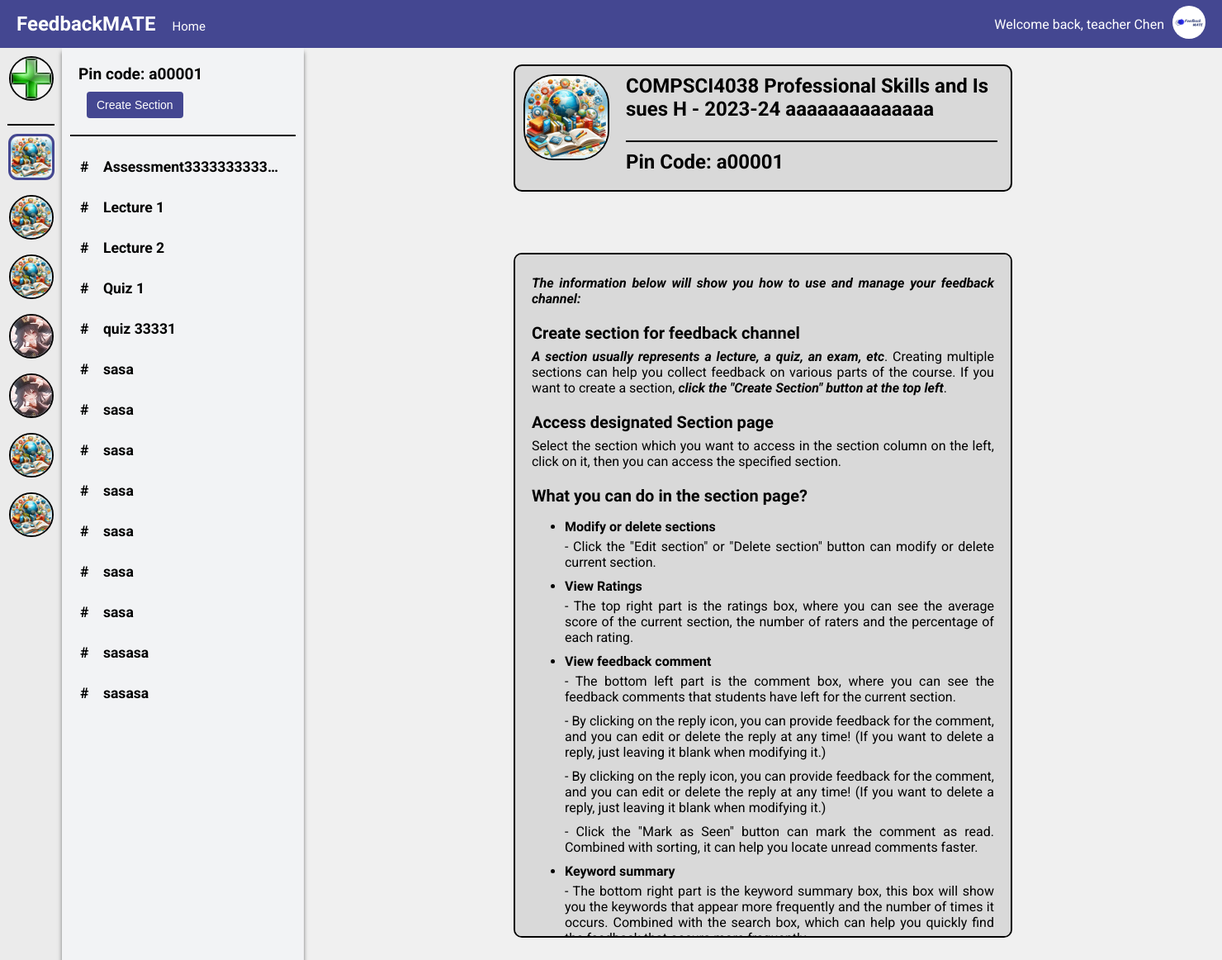
The page /teacher/channel/1/ (signed in) on the database as committed earlier.
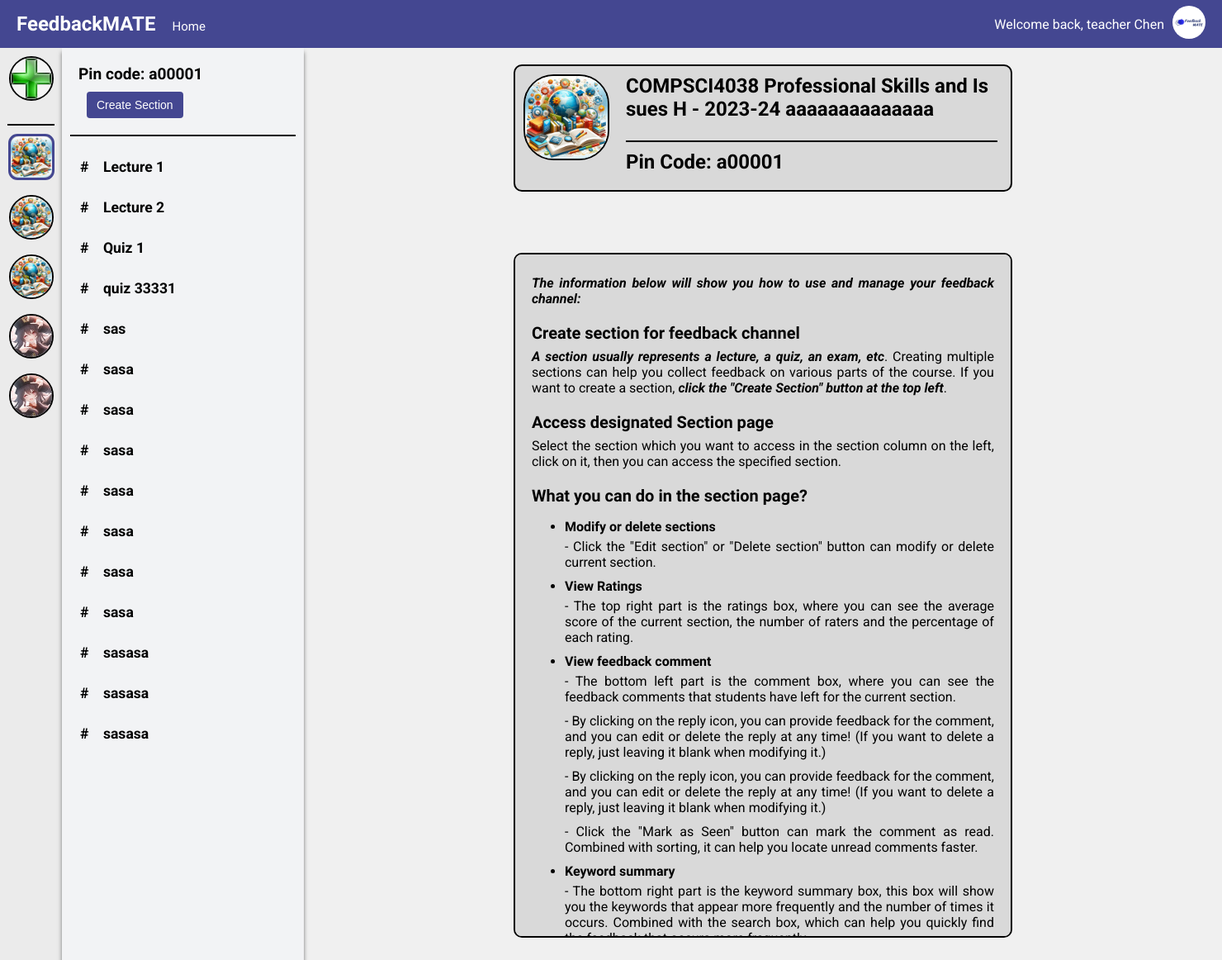
The same page on the database as committed later.
### main/models.py (models this page shows, shortened)
class Channel(models.Model):
    name = models.CharField(max_length=70)
    pin_code = models.CharField(max_length=6, unique=True, blank=True, null=True)
    user = models.ForeignKey(User, on_delete=models.CASCADE)
    description = models.TextField(max_length=500, blank=True)
    image = models.ImageField(upload_to=channel_image_path, default='img/channel_icon.jpg')
    students = models.ManyToManyField(User, related_name='joined_channels', blank=True)

class Section(models.Model):
    channel = models.ForeignKey(Channel, on_delete=models.CASCADE)
    title = models.CharField(max_length=50)
    description = models.TextField(max_length=500, blank=True)
    total_rating = models.FloatField(default=0.0, blank=True)
    ratings_count = models.PositiveIntegerField(default=0, blank=True)
    one_star_users = models.ManyToManyField(User, related_name='one_star_sections', blank=True)
    two_star_users = models.ManyToManyField(User, related_name='two_star_sections', blank=True)
    three_star_users = models.ManyToManyField(User, related_name='three_star_sections', blank=True)
    four_star_users = models.ManyToManyField(User, related_name='four_star_sections', blank=True)
    five_star_users = models.ManyToManyField(User, related_name='five_star_sections', blank=True)
    one_star_percentage = models.FloatField(verbose_name="Percentage", default=0.0)
    two_star_percentage = models.FloatField(verbose_name="Percentage", default=0.0)
    three_star_percentage = models.FloatField(verbose_name="Percentage", default=0.0)
    four_star_percentage = models.FloatField(verbose_name="Percentage", default=0.0)
    five_star_percentage = models.FloatField(verbose_name="Percentage", default=0.0)

### main/decorators.py (the view)
    def _wrapped_view(request, *args, **kwargs):
        if request.user.groups.filter(name='teacher').exists():
            return view_func(request, *args, **kwargs)
        else:
            return redirect('student')

### main/views.py (called while the page is built)
@login_required(login_url='login')
@teacher_required
def channel(request, channel_id):
    try:
        channel = Channel.objects.get(id=channel_id)
    except Channel.DoesNotExist:
        return redirect('teacher')
    user_channels = Channel.objects.filter(user=request.user)
    current_channel = Channel.objects.get(id=channel_id)
    sections = Section.objects.filter(channel=current_channel).order_by('title')
    user_info = UserInfo.objects.get(user=request.user)
    return render(request, 'channel_detail.html', {
        'username': user_info.profile_name,
        'current_channel': current_channel,
        'sections': sections,
        'channels': user_channels,
        'user_image': user_info.user_image.url,
    })

### main/templates/channel_detail.html (shortened to what the changed rows need)
{% extends 'teacher.html' %}
{% load static %}
{% block channel %}
    {% for channel in channels %}
    <div class="channel-icon-container {% if channel.id == current_channel.id %}selected-channel{% endif %}" data-channel-id="{{ channel.id }}">
        <img src="{{ channel.image.url }}" alt="" class="channel-icon {% if channel.id == current_channel.id %}selected-channel-icon{% endif %}" onclick="location.href='{% url 'channel-detail' channel.id %}'">
    </div>
    {% endfor %}
{% endblock %}
{% block content %}
<div class="section-nav">
    <div class="pin-code-display">
        Pin code: {{ current_channel.pin_code }}
        <button onclick="location.href='{% url 'create-section' current_channel.id %}'" class="create-section-btn">Create Section</button>
    </div>
    {% block section %}
    <div class="section-block">
    {% for section in sections %}
      <div class="section-tooltip">
        <a href="{% url 'section' channel_id=section.channel.id section_id=section.id %}" class="section-item">
          #&nbsp;&nbsp;&nbsp; {{ section.title }}
        </a>
      </div>
    {% endfor %}
    </div>
    {% endblock%}
</div>
{% endblock %}
{% block channel_info %}
<div class="top-section">
    <div class="description-box">
        <div class="description-left">
            <img src= "{{ current_channel.image.url }}" alt="Channel Image" class="channel-image">
        </div>
        <div class="channel-info">
            <h2 class="c-name">{{ current_channel.name }}</h2>
            <h2 class="pin">Pin Code: {{ current_channel.pin_code }}</h2>
        </div>
    </div>
</div>
{% endblock %}

Rows that differ between the two databases and show on the page:
removed Channel: image (picture)
removed Channel: image (picture)
removed Section: title "Assessment3333333333…"
added Section: title "sas"
added Section: title "sasasa"
